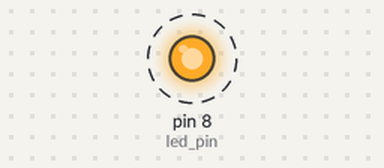
Simulated run of this program. Board: Raspberry Pi (header pin numbers). Shown: output pins drawn as LEDs (lit = HIGH). Dashed ring = blinking. What the program prints to the terminal is not drawn.

Above: at 0.2 s.
Timing chart, 0 to 3.0 s (numbered marks = the images above):
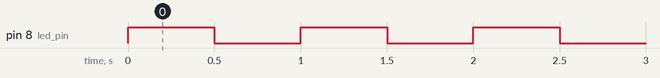

Measured:
- by itself, pin 8 (led_pin): alternates HIGH for 0.50 s and LOW for 0.50 s

The program:

flash.py
```python
#import the library to control the GPIO pins
import RPi.GPIO as GPIO
GPIO.setwarnings(False)
GPIO.setmode(GPIO.BOARD)

#import the time library
import time

led_pin = 8

#set the pin to be an output
GPIO.setup(led_pin, GPIO.OUT)

#in a loop:
while True:
    #turn on the led
    print(True)
    GPIO.output(led_pin, True)
    #wait for 0.5 seconds
    time.sleep(0.5)

    #turn off the led
    print(False)
    GPIO.output(led_pin, False)
    #sleep again
    time.sleep(0.5)
```
